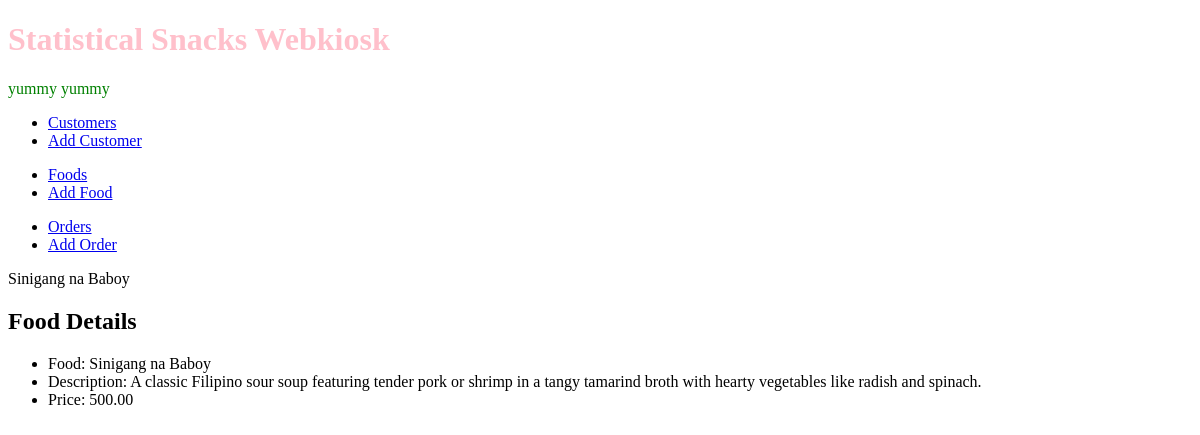
The page /webkiosk/food/1/ on the database as committed earlier.
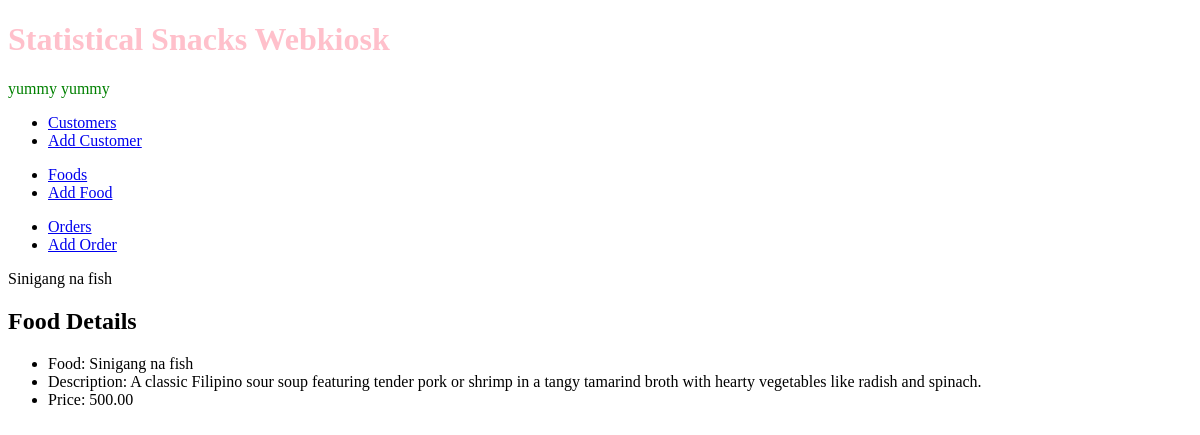
The same page on the database as committed later.
### webkiosk/models.py (models this page shows, shortened)
class Food(models.Model):
    name = models.CharField(max_length=50)
    description = models.CharField(max_length=200)
    price = models.DecimalField(decimal_places=2, max_digits=6)

### webkiosk/views.py (the view)
# urls.py: path('food/<int:pk>/', views.listfooddetails, name='food-details'),
def listfooddetails(request, pk):
    f = get_object_or_404(Food, id=pk)
    context = {'food': f}
    return render(request, 'webkiosk/food_detail.html', context)

### webkiosk/templates/webkiosk/food_detail.html
{% extends 'webkiosk/base_template.html' %}
{% block pagetitle %} {{food.name}} {% endblock %}
{% block maincontent %}
<h2> Food Details</h2>
<ul>
    <li>Food: {{ food.name }}</li>
    <li>Description: {{ food.description }}</li>
    <li>Price: {{ food.price }}</li>
</ul>
{% endblock %}

Rows that differ between the two databases and show on the page:
changed Food: name "Sinigang na Baboy" → "Sinigang na fish"
